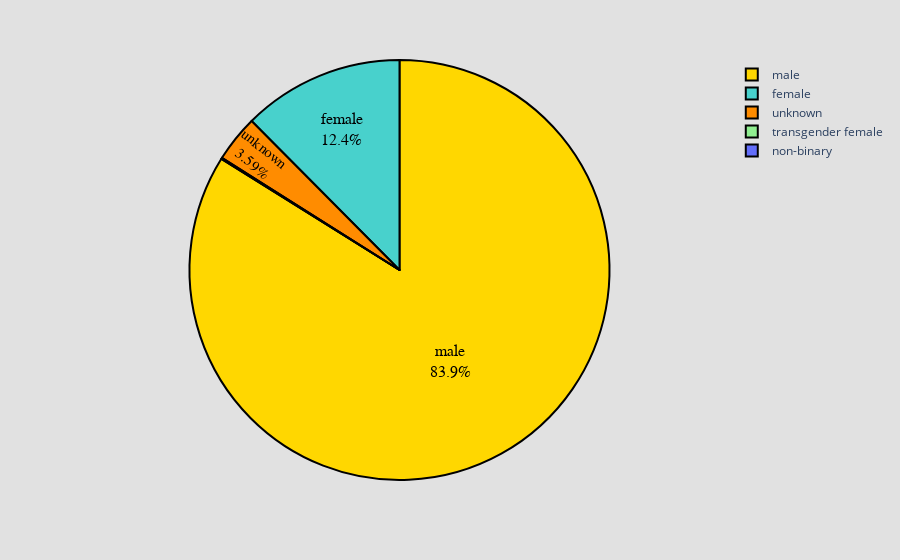

This figure's notebook cell:
### Code cell
fig = px.pie(df1, values='count', names='gender')
colors = ['gold', 'mediumturquoise', 'darkorange', 'lightgreen']

fig.update_traces(textposition='inside', textinfo='percent+label', marker=dict(colors=colors, line=dict(color='black', width=2)), textfont=dict(family="Helvetica",size=16,color="black"),hoverlabel=dict(font_size=14,font_family="Helvetica"))

fig.update_layout(paper_bgcolor="#e1e1e1", plot_bgcolor = 'rgba(0, 0, 0, 0)', hoverlabel_bordercolor='black' )
fig.write_html('visualization/five.html')
fig.show()

### Figure 1 — Plotly figure (JSON) as saved in the notebook; plotly's stock layout.template omitted (floating-point values rounded to 4 significant figures)
{"data": [{"domain": {"x": [0, 1], "y": [0, 1]}, "hoverlabel": {"font": {"family": "Helvetica", "size": 14}}, "hovertemplate": "gender=%{label}<br>count=%{value}<extra></extra>", "labels": ["male", "female", "unknown", "transgender female", "non-binary"], "legendgroup": "", "marker": {"colors": ["gold", "mediumturquoise", "darkorange", "lightgreen"], "line": {"color": "black", "width": 2}}, "name": "", "showlegend": true, "textfont": {"color": "black", "family": "Helvetica", "size": 16}, "textinfo": "percent+label", "textposition": "inside", "type": "pie", "values": [5975, 886, 256, 4, 2]}], "layout": {"hoverlabel": {"bordercolor": "black"}, "legend": {"tracegroupgap": 0}, "margin": {"t": 60}, "paper_bgcolor": "#e1e1e1", "plot_bgcolor": "rgba(0, 0, 0, 0)"}}
